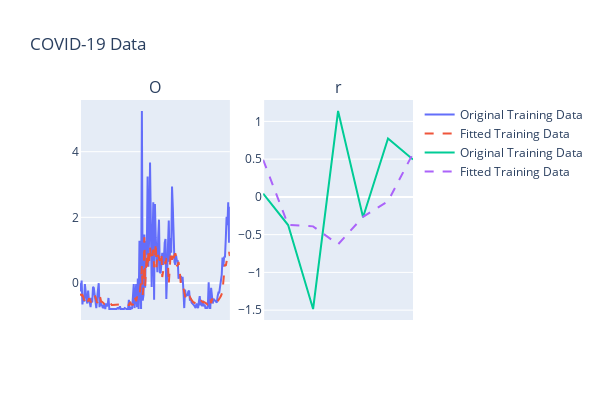

Notebook cell for this chart:
### Markdown cell above
### GRU

### Code cell
gru_model = Sequential()
gru_model.add(GRU(100, dropout=0.2, return_sequences=False, input_shape=(X_train_seq.shape[1], X_train_seq.shape[2])))
gru_model.add(Dense(8, activation='relu'))
gru_model.add(Dense(1, activation='linear'))
K.set_epsilon(1)
gru_model.compile(optimizer=Adam(learning_rate=0.001), loss=MeanAbsoluteError(), metrics=[MeanAbsolutePercentageError()])
gru_model.summary()


# training
early_stopping = EarlyStopping(monitor='val_loss', patience=20, restore_best_weights=True)
reduce_lr = ReduceLROnPlateau(monitor='val_loss', factor=0.9, patience=5, min_lr=0.00000001)

history = gru_model.fit(X_train_seq, y_train_seq, epochs=200, batch_size=32, validation_split=0.2, verbose=1)


# plot the loss function
plt.plot(history.history['loss'], label='Training loss')
plt.plot(history.history['val_loss'], label='Validation loss')
plt.legend()


# visualization the result
y_pred_train = gru_model.predict(X_train_seq).reshape(-1,1)
y_pred_test = gru_model.predict(X_test_seq).reshape(-1,1)

num_dates = len(df['Date'])
step = max(1, num_dates // 15)
display_dates = df['Date'][::step]

fig = make_subplots(
    rows=1, cols=2,
    subplot_titles=("Original Training Data"),
    shared_xaxes=True
)

fig.add_trace(go.Scatter(x=np.arange(len(X_train) - sequence_length + 1), y=y_train_seq.flatten(), mode='lines', name='Original Training Data'), row=1, col=1)
fig.add_trace(go.Scatter(x=np.arange(len(X_train) - sequence_length + 1), y=y_pred_train.flatten(), mode='lines', name='Fitted Training Data', line=dict(dash='dash')), row=1, col=1)

fig.add_trace(go.Scatter(x=np.arange(len(X_test) - sequence_length + 1), y=y_test_seq.flatten(), mode='lines', name='Original Training Data'), row=1, col=2)
fig.add_trace(go.Scatter(x=np.arange(len(X_test) - sequence_length + 1), y=y_pred_test.flatten(), mode='lines', name='Fitted Training Data', line=dict(dash='dash')), row=1, col=2)

fig.update_layout(
    height=400, width=600,
    title_text="COVID-19 Data",
    hovermode='x unified'
)

for i in range(1, 2):
    for j in range(1, 3):
        fig.update_xaxes(
            tickvals=display_dates,
            tickformat="%b %d\n%Y",
            tickangle=45,
            row=i, col=j
        )
fig.show()


# Compute score metrics
# Convert to tensors
y_true_tf = tf.convert_to_tensor(y_test_seq.reshape(-1), dtype=tf.float32)
y_pred_tf = tf.convert_to_tensor(y_pred_test.reshape(-1), dtype=tf.float32)

# Initialize the metrics
mae_metric = tf.keras.metrics.MeanAbsoluteError()
mse_metric = tf.keras.metrics.MeanSquaredError()

# Update the state with the true and predicted values
mae_metric.update_state(y_true_tf, y_pred_tf)
mse_metric.update_state(y_true_tf, y_pred_tf)

# Calculate MAE and MSE
mae = mae_metric.result().numpy()
mse = mse_metric.result().numpy()

# Calculate RMSE
rmse = np.sqrt(mse)

# Calculate R² score
total_error = tf.reduce_sum(tf.square(y_true_tf - tf.reduce_mean(y_true_tf)))
unexplained_error = tf.reduce_sum(tf.square(y_true_tf - y_pred_tf))
r2_score = 1 - tf.divide(unexplained_error, total_error).numpy()

print(f"MAE: {mae}")
print(f"RMSE: {rmse}")
print(f"R² score: {r2_score}")


# save the model
gru_model.save("./checkpoints/gru.h5")

### Figure 1 — Plotly figure (JSON) as saved in the notebook; plotly's stock layout.template omitted (floating-point values rounded to 4 significant figures; data arrays with more than 128 entries replaced by an {"elided": "..."} marker saying what was removed)
{"data": [{"mode": "lines", "name": "Original Training Data", "type": "scatter", "x": {"elided": "186 int values"}, "xaxis": "x", "y": {"elided": "185 float values"}, "yaxis": "y"}, {"line": {"dash": "dash"}, "mode": "lines", "name": "Fitted Training Data", "type": "scatter", "x": {"elided": "186 int values"}, "xaxis": "x", "y": {"elided": "185 float values"}, "yaxis": "y"}, {"mode": "lines", "name": "Original Training Data", "type": "scatter", "x": [0, 1, 2, 3, 4, 5, 6, 7], "xaxis": "x2", "y": [0.04342, -0.3734, -1.485, 1.138, -0.2692, 0.7728, 0.495], "yaxis": "y2"}, {"line": {"dash": "dash"}, "mode": "lines", "name": "Fitted Training Data", "type": "scatter", "x": [0, 1, 2, 3, 4, 5, 6, 7], "xaxis": "x2", "y": [0.4911, -0.3714, -0.3905, -0.6282, -0.2639, -0.05854, 0.5756], "yaxis": "y2"}], "layout": {"annotations": [{"font": {"size": 16}, "showarrow": false, "text": "O", "x": 0.225, "xanchor": "center", "xref": "paper", "y": 1, "yanchor": "bottom", "yref": "paper"}, {"font": {"size": 16}, "showarrow": false, "text": "r", "x": 0.775, "xanchor": "center", "xref": "paper", "y": 1, "yanchor": "bottom", "yref": "paper"}], "height": 400, "hovermode": "x unified", "title": {"text": "COVID-19 Data"}, "width": 600, "xaxis": {"anchor": "y", "domain": [0, 0.45], "tickangle": 45, "tickformat": "%b %d\n%Y", "tickvals": ["2021-04-05T00:00:00", "2021-04-18T00:00:00", "2021-05-01T00:00:00", "2021-05-14T00:00:00", "2021-05-27T00:00:00", "2021-06-09T00:00:00", "2021-06-22T00:00:00", "2021-07-05T00:00:00", "2021-07-18T00:00:00", "2021-07-31T00:00:00", "2021-08-13T00:00:00", "2021-08-26T00:00:00", "2021-09-08T00:00:00", "2021-09-21T00:00:00", "2021-10-04T00:00:00", "2021-10-17T00:00:00"]}, "xaxis2": {"anchor": "y2", "domain": [0.55, 1], "tickangle": 45, "tickformat": "%b %d\n%Y", "tickvals": ["2021-04-05T00:00:00", "2021-04-18T00:00:00", "2021-05-01T00:00:00", "2021-05-14T00:00:00", "2021-05-27T00:00:00", "2021-06-09T00:00:00", "2021-06-22T00:00:00", "2021-07-05T00:00:00", "2021-07-18T00:00:00", "2021-07-31T00:00:00", "2021-08-13T00:00:00", "2021-08-26T00:00:00", "2021-09-08T00:00:00", "2021-09-21T00:00:00", "2021-10-04T00:00:00", "2021-10-17T00:00:00"]}, "yaxis": {"anchor": "x", "domain": [0, 1]}, "yaxis2": {"anchor": "x2", "domain": [0, 1]}}}
